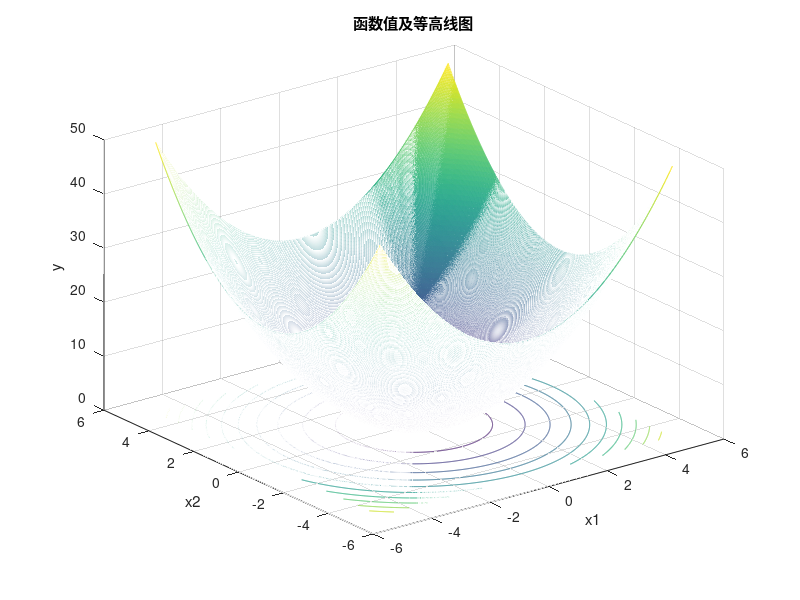
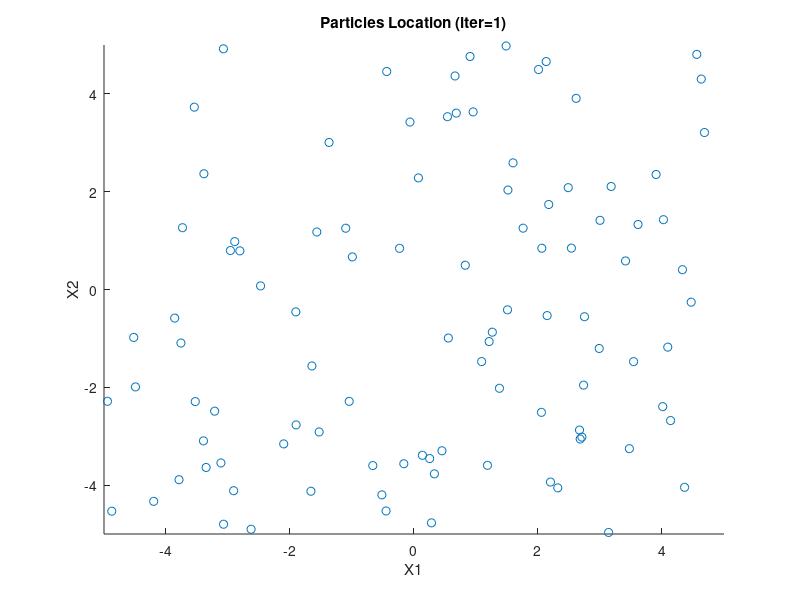

Here is the MATLAB script that generated these plots, in order: (Note: this script raises an error after producing the figures.)
clc;clear;close all;
tic;                          %程序运行计时开始
E0=0;                   %允许误差
MaxNum=100;                   %最大迭代次数
narvs=2;                      %目标函数的自变量个数，解空间维数
particlesize=100;             %粒子群规模
c1=2;                         %个体学习因子
c2=2;                         %社会学习因子
w=0.6;                        %惯性因子
vmax=1;                       %粒子的最大飞翔速度
rand('state',100);
x=-5 + 10*rand(particlesize,narvs); %粒子群的初始位置
v=0.5*rand(particlesize,narvs);     %粒子群的初始速度
%指定目标函数
%rastrigin function
%fitness=inline('20+x.^2+y.^2-10*(cos(2*pi.*x)+cos(2*pi.*y))','x','y');   
fitness=inline('x.^2+y.^2','x','y'); 


globalbest_faval_list = zeros(MaxNum,1);
%画出上述函数图像
[a,b]=meshgrid([-5:0.01:5]);
z = fitness(a,b);
figure();meshc(a,b,z)
xlabel('x1');ylabel('x2');zlabel('y');title('函数值及等高线图')
saveas(gcf, '函数值及等高线图', 'png')
pic_num = 1;


for i=1:particlesize   
    f(i)=fitness(x(i,1),x(i,2));
end
personalbest_x=x;
personalbest_faval=f;
[globalbest_faval i]=min(personalbest_faval);
globalbest_x=personalbest_x(i,:);
k=1;
while k<=MaxNum
    %画粒子群位置图
    figure(3);
    scatter(x(:,1),x(:,2)) ; 
    axis([-5,5 -5,5])
    xlabel('X1');ylabel('X2');title(['Particles Location (iter=',num2str(k),')'])
    F=getframe(gcf);
    I=frame2im(F);
    [I,map]=rgb2ind(I,256);
    if pic_num == 1
        imwrite(I,map,'particleLaction.gif','gif', 'Loopcount',inf,'DelayTime',1.5);
    else
        imwrite(I,map,'particleLaction.gif','gif','WriteMode','append','DelayTime',0.1);
    end
    pic_num = pic_num + 1;
    %更新位置和速度
    for i=1:particlesize
        f(i)=fitness(x(i,1),x(i,2));
        if f(i)<personalbest_faval(i)  %判断当前值是否是历史最佳
            personalbest_faval(i)=f(i);
            personalbest_x(i,:)=x(i,:);
        end
    end
    [globalbest_faval i]=min(personalbest_faval);
    globalbest_x=personalbest_x(i,:);
    for i=1:particlesize                    %更新每个个体的位置

        v(i,:)=w*v(i,:)+c1*rand*(personalbest_x(i,:)-x(i,:))+c2*rand*(globalbest_x-x(i,:));
        for j=1:narvs                       %判断是否超过最大速度
            if v(i,j)>vmax
                v(i,j)=vmax;
            elseif v(i,j)<-vmax
                v(i,j)=-vmax;
            end
        end
        x(i,:)=x(i,:)+v(i,:);
    end

    % globalbest_faval curve
    globalbest_faval_list(k,1) = globalbest_faval;
    
     if k >1 
        if abs(globalbest_faval_list(k,1)-globalbest_faval_list(k-1,1))<E0
            break
        end
    end
    k=k+1;
end
globalbest_faval = num2str(globalbest_faval);
globalbest_x     = num2str(globalbest_x);
disp(strcat('最小值点','=',globalbest_x));
disp(strcat('最小值','=',globalbest_faval));
toc;


%globalbest_list plot
figure()
iter = 1:k-1;
plot(iter,globalbest_faval_list(1:k-1,:));
xlabel('iter');
ylabel('Globalbest Faval');
saveas(gcf, 'Globalbest Faval', 'png')




